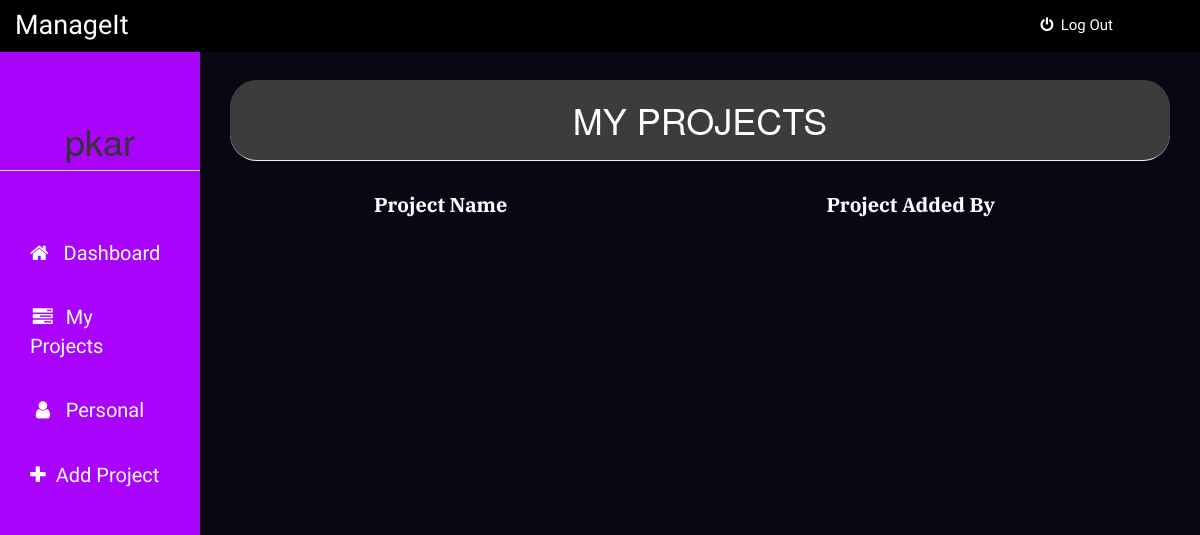
Page /myprojects (signed in) on the earlier database version.
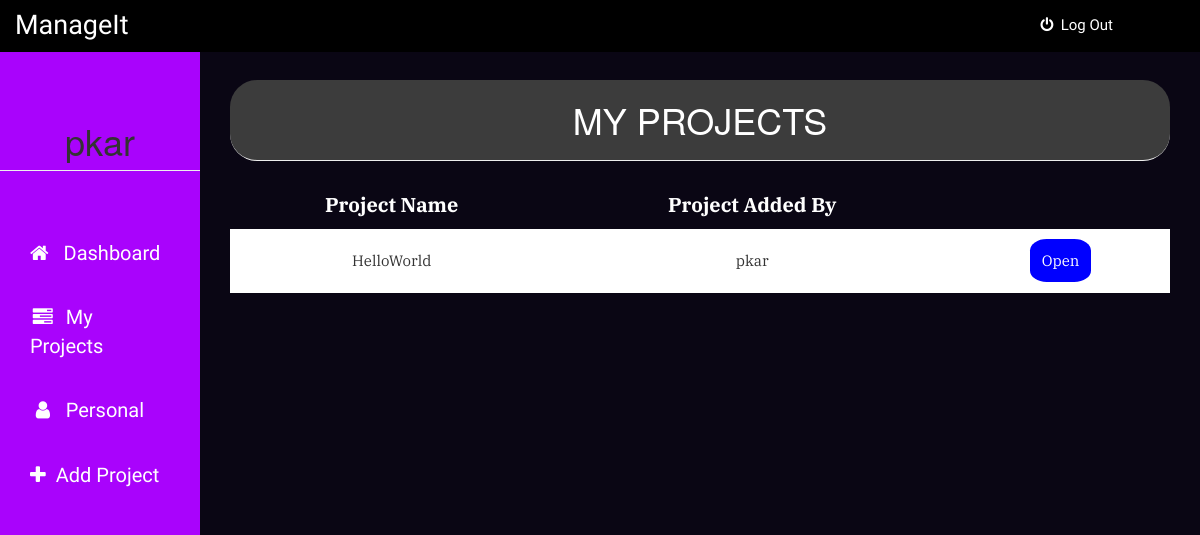
Same page on the later database version.
### app.py (models this page shows)
class User(UserMixin, db.Model):
    id = db.Column(db.Integer, primary_key=True)
    username = db.Column(db.String(15), unique=True)
    email = db.Column(db.String(50), unique=True)
    password = db.Column(db.String(80))

class Projectdetail(UserMixin, db.Model):
    userid = db.Column(db.Integer, primary_key=True)
    employeename = db.Column(db.String(15), nullable=False)
    designation = db.Column(db.String(15), nullable=False)
    projectid= db.Column(db.Integer, db.ForeignKey('project.id'), nullable=False)

class Project(UserMixin, db.Model):
    id = db.Column(db.Integer, primary_key=True)
    projectname = db.Column(db.String(15), unique=True)
    creator = db.Column(db.String(15), nullable=False)
    userid = db.Column(db.Integer, nullable=False)
    projects = db.relationship('Projectdetail', backref='author', lazy=True)

### app.py (the view)
@app.route('/myprojects', methods=['GET', 'POST'])
@login_required
def myproject():
    tasks = Projectdetail.query.filter_by(employeename=current_user.username).all()
    return render_template('myproject.html', tasks=tasks, name=current_user.username)

### app.py (called while the page is built)
@login_manager.user_loader
def load_user(user_id):
    return User.query.get(int(user_id))

### templates/myproject.html (shortened to what this page needs)
{% extends "bootstrap/base.html" %}
{% block styles %}
{{super()}}
<link rel="stylesheet" href="{{url_for('.static', filename='myproject.css')}}">
<link rel="stylesheet" href="https://maxcdn.bootstrapcdn.com/font-awesome/4.7.0/css/font-awesome.min.css">
{% endblock %}
{% block content %}
    <nav class="navbar navbar-fixed-top">
      <div class="container-fluid">
        <div class="navbar-header">
          <center><h4>ManageIt</h4></center>
        </div>
        <div class="nav-con">
          <ul>
            <li><a href="{{ url_for('logout') }}"><i class="fa fa-power-off" aria-hidden="true"></i>&nbsp&nbspLog Out</a></li>
          </ul>
        </div>
      </div>
    </nav>
    <div class="container-fluid">
      <div class="row">
        <div class="col-sm-3 col-md-2 sidebar">
          <center><h1 class="page-header">{{ name }}</h1></center>
          <ul class="nav nav-sidebar">
            <li><a href="{{ url_for('dashboard') }}"><i class="fa fa-home" aria-hidden="true"></i>&nbspDashboard</a></li>
            <li><a href="#"><i class="fa fa-tasks fa-fw" aria-hidden="true"></i>My Projects</a></li>
            <li><a href="{{ url_for('personaltask') }}"><i class="fa fa-user fa-fw" aria-hidden="true"></i>Personal</a></li>
            <li><a href="{{ url_for('addproject') }}"><i class="fa fa-plus" aria-hidden="true"></i>Add Project</a></li>
          </ul>
        </div>
        <div class="col-sm-9 col-sm-offset-3 col-md-10 col-md-offset-2 main">
          <center><h1 class="page-header">MY PROJECTS</h1></center>
          <table>
          		<thead>
	          		<tr>
	          			<th>Project Name</th>
	          			<th>Project Added By</th>
	          		</tr>
          		</thead>
          		<tbody>
	          		{% for task in tasks %}
	          				<tr>
			          			<td>{{task.author.projectname}}</td>
			          			<td>{{task.author.creator}}</td>
                      <td><a href="{{ url_for('update_project', project_id=task.author.id, project_name=task.author.projectname) }}">Open</a></td>
			          		</tr>
			          		<tr class="spacer"></tr>
			        {% endfor %}
		        </tbody>
          	</table>
        </div>
      </div>
    </div>
{% endblock %}

### static/myproject.css (style rules this page uses)
* { box-sizing: border-box; }
body { padding-top: 50px; background-color: #0a0614; }
.navbar-fixed-top { padding: 0px; background-color: black; }
.navbar-header { width: 100px; margin-top: 1px; margin-bottom: 0px; }
.navbar-header h4 { font-size: 27px; font-family: 'Piedra', cursive; color: white; padding: 0px; }
.nav-con { float: right; }
.nav-con ul { display: inline; list-style: none; text-decoration: none; color: white; }
.nav-con ul li { float: left; padding: 14px; }
.nav-con ul li a { text-decoration: none; color: white; font-size: 15px; font-family: 'Piedra', cursive; padding: 18px; }
.sidebar { position: fixed; top: 51px; bottom: 0; left: 0; background-color: #a903fc; margin: 0px; padding-top: 30px; padding-bottom: 30px; padding-right: 0px; padding-left: 0px; }
.nav-sidebar { margin: 0px; margin-top: 50px; }
.nav-sidebar li a { width: 100%; padding-right: 30px; padding-left: 30px; padding-top: 18px; padding-bottom: 18px; color: white; font-size: 20px; font-family: 'Piedra', cursive; }
.nav-sidebar li a i { margin-right: 10px; }
.main { padding: 30px; }
.main .page-header { margin-top: 0; background-color: rgb(60, 60, 60); padding: 20px; color: white; border-radius: 27px; }
.main table { width: 100%; }
.main thead tr { font-size: 20px; color: white; font-family: 'IBM Plex Serif', serif; }
.main tbody tr { background-color: white; font-family: 'IBM Plex Serif', serif; }
.main tbody .spacer { height: 20px; }
.main thead th { padding: 10px; text-align: center; }
.main tbody td { padding: 21px; font-size: 15px; text-align: center; }
.main tbody td a { text-decoration: none; padding: 12px; background-color: blue; color: white; font-size: 15px; border-radius: 27%; }

Differences in the rows shown:
added Projectdetail: author.projectname "HelloWorld", author.creator "pkar"
